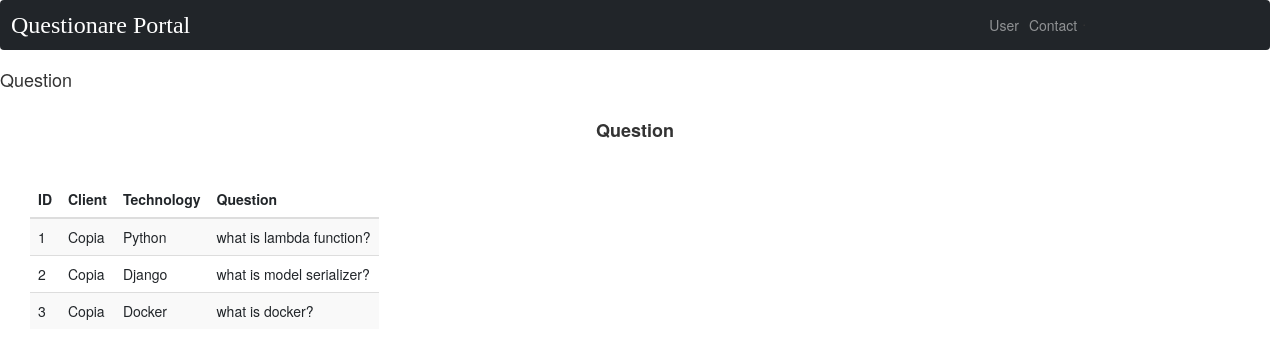
Before: /base/qatable/ with the older database file.
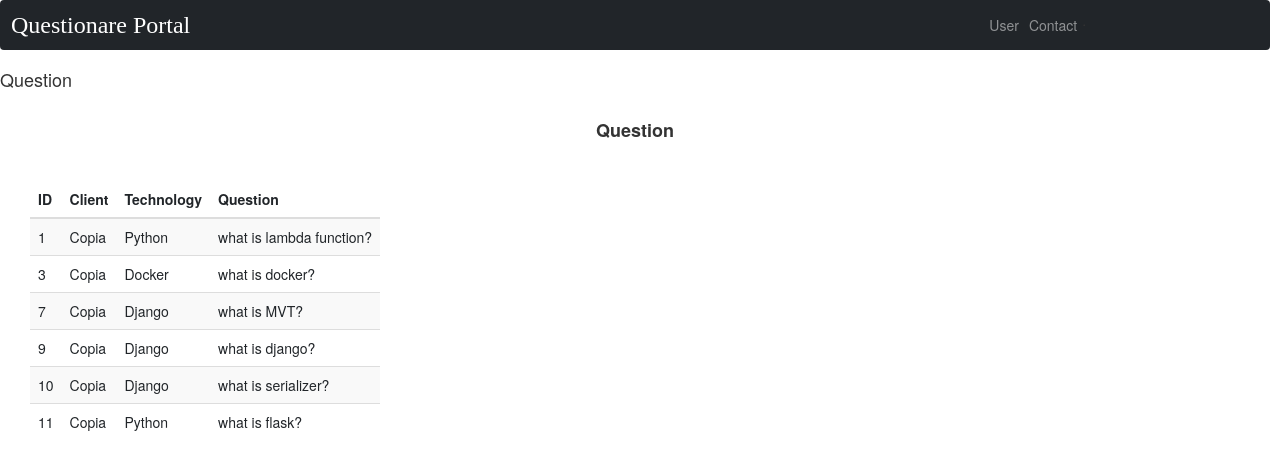
After: the same page with the newer database file.
### base/models.py (models this page shows, shortened)
class Question(models.Model):
    client = models.ForeignKey(Client, on_delete=models.CASCADE)
    technology = models.ForeignKey(Technology, on_delete=models.CASCADE)
    question = models.CharField(max_length=1000)
    category = models.ForeignKey(Category, on_delete=models.PROTECT)

class Client(models.Model):
    name = models.CharField(max_length=255)
    address = models.CharField(max_length=255)
    interview_date = models.CharField(max_length=255)
    project_type = models.CharField(max_length=255)
    status = models.BooleanField()
    mentor = models.ForeignKey(Mentor, on_delete=models.PROTECT)
    requirement_id = models.IntegerField(default=0)
    category = models.ForeignKey(Category, on_delete=models.PROTECT)
    user = models.ForeignKey(User, on_delete=models.PROTECT)
    def __str__(self):
        return f'{self.name}'

class Technology(models.Model):
    technology_name = models.CharField(max_length=50)
    def __str__(self):
        return self.technology_name

### base/views.py (the view)
# urls.py: path('qatable/', views.ques_table,name='qatable'),
def ques_table(request):
    question = Question.objects.all()
    return render(request, 'base/qatable.html', {'question': question})

### templates/base/qatable.html (shortened to what this page needs)
{% extends "navbar.html" %}
{% load static %}
{% block title %}
<h4>Question</h4>
{% endblock %}
{% block table %}
<div class="title" style="margin:10px;"><center><h4><b>Question</b></h4></center></div>
<link href="{% static 'https://cdn.jsdelivr.net/npm/bootstrap@5.0.2/dist/css/bootstrap.min.css'%}" rel="stylesheet">
<section>
  <table class="table table-striped" style="width:1200px;margin:30px;">
    <thead>
      <tr>
        <th scope="col"  >ID</th>
        <th scope="col" >Client</th>
        <th scope="col" >Technology</th>
        <th scope="col" >Question</th>
      </tr>
    </thead>
    <tbody >
      {% for u in question%}
    <tr >
      <td>{{u.id}}</td>
      <td>{{u.client}}</td>
      <td>{{u.technology}}</td>
      <td>{{u.question}}</td>
    </tr>
    {% endfor %}
  </tbody>
</table>
  {%endblock%}

### templates/navbar.html (shortened to what this page needs)
<!DOCTYPE html>
{% load static %}
<html lang="en">
<head>
    <link rel="stylesheet" href="https://stackpath.bootstrapcdn.com/bootstrap/4.3.1/css/bootstrap.min.css">
    <link rel="stylesheet" href="https://maxcdn.bootstrapcdn.com/font-awesome/4.7.0/css/font-awesome.min.css">
</head>
<body>
    <div class="bs-example" >
        <nav class="navbar navbar-expand-md  navbar-dark fixed-top" style="background-color: #212529;">
            <a style="color: #ffffff;text-decoration: none; " href="/">
                <font face="verdana" size=" 5">Questionare Portal</font><br />
            </a>
            <div class="collapse navbar-collapse justify-content-between" id="navbarCollapse" >
                <nav class="navbar-nav" style="margin-left:75%" >
                    <a href="http://127.0.0.1:8000/user/" class="nav-item nav-link">User</a>
                    <a href="{% url 'contact' %}" class="nav-item nav-link">Contact</a>
                </nav>
            </div>
        </nav>
        {% block title %}
        {% endblock %}
    </div>
    <div class="pt-3">
</div>
</body>
{% block table %}
{% endblock %}
</html>

### templates/navbar.html (style rules this page uses)
.bs-example { margin: 0px; }
.table { display: inline flow-root; }

Changed rows visible on the page:
removed Question: id "2", client "Copia", technology "Django", question "what is model serializer?"
added Question: id "7", client "Copia", technology "Django", question "what is MVT?"
added Question: id "9", client "Copia", technology "Django", question "what is django?"
added Question: id "10", client "Copia", technology "Django", question "what is serializer?"
added Question: id "11", client "Copia", technology "Python", question "what is flask?"
